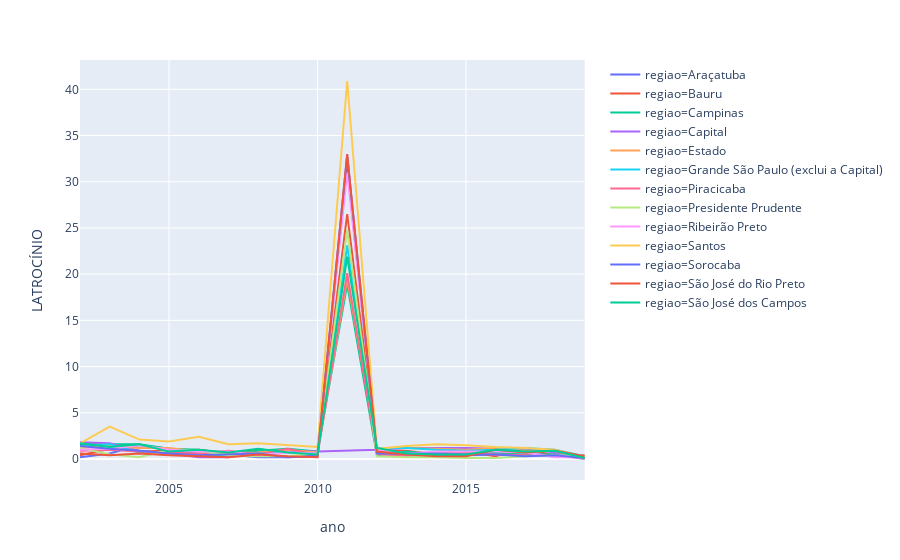

Notebook cell for this chart:
### Code cell
var = "LATROCÍNIO"

fig = px.line(df_plot, x="ano", y=var, color=var_dissolve, )
fig.show()

### Figure 1 — Plotly figure (JSON) as saved in the notebook; plotly's stock layout.template omitted (floating-point values rounded to 4 significant figures)
{"data": [{"hoverlabel": {"namelength": 0}, "hovertemplate": "regiao=Araçatuba<br>ano=%{x}<br>LATROCÍNIO=%{y}", "legendgroup": "regiao=Araçatuba", "line": {"color": "#636efa", "dash": "solid"}, "mode": "lines", "name": "regiao=Araçatuba", "showlegend": true, "type": "scatter", "visible": true, "x": [2002, 2003, 2004, 2005, 2006, 2007, 2008, 2009, 2010, 2011, 2012, 2013, 2014, 2015, 2016, 2017, 2018, 2019], "xaxis": "x", "y": [0.2, 0.6, 1.5, 1.1, 0.6, 0.5, 0.2, 0.2, 0.4, 31.8, 0.7, 0.4, 0.4, 0.4, 0.5, 0.5, 0.5, 0], "yaxis": "y"}, {"hoverlabel": {"namelength": 0}, "hovertemplate": "regiao=Bauru<br>ano=%{x}<br>LATROCÍNIO=%{y}", "legendgroup": "regiao=Bauru", "line": {"color": "#EF553B", "dash": "solid"}, "mode": "lines", "name": "regiao=Bauru", "showlegend": true, "type": "scatter", "visible": true, "x": [2002, 2003, 2004, 2005, 2006, 2007, 2008, 2009, 2010, 2011, 2012, 2013, 2014, 2015, 2016, 2017, 2018, 2019], "xaxis": "x", "y": [0.4, 1.1, 0.8, 0.9, 1.0, 0.6, 1, 0.9, 0.8, 26.5, 0.9, 0.9, 0.5, 0.8, 0.3, 1.2, 0.3, 0.4], "yaxis": "y"}, {"hoverlabel": {"namelength": 0}, "hovertemplate": "regiao=Campinas<br>ano=%{x}<br>LATROCÍNIO=%{y}", "legendgroup": "regiao=Campinas", "line": {"color": "#00cc96", "dash": "solid"}, "mode": "lines", "name": "regiao=Campinas", "showlegend": true, "type": "scatter", "visible": true, "x": [2002, 2003, 2004, 2005, 2006, 2007, 2008, 2009, 2010, 2011, 2012, 2013, 2014, 2015, 2016, 2017, 2018, 2019], "xaxis": "x", "y": [1.6, 1.6, 1.6, 1.1, 1, 0.5, 0.9, 1.1, 0.8, 18.9, 0.4, 0.8, 0.5, 0.8, 0.7, 0.5, 0.5, 0.1], "yaxis": "y"}, {"hoverlabel": {"namelength": 0}, "hovertemplate": "regiao=Capital<br>ano=%{x}<br>LATROCÍNIO=%{y}", "legendgroup": "regiao=Capital", "line": {"color": "#ab63fa", "dash": "solid"}, "mode": "lines", "name": "regiao=Capital", "showlegend": true, "type": "scatter", "visible": true, "x": [2002, 2003, 2004, 2005, 2006, 2007, 2008, 2009, 2010, 2011, 2012, 2013, 2014, 2015, 2016, 2017, 2018, 2019], "xaxis": "x", "y": [1.8, 1.7, 0.9, 0.6, 0.2, 0.2, 0.7, 0.9, 0.8, 0.9, 1.0, 1.2, 1.2, 1.2, 1.1, 1.1, 0.7, 0.2], "yaxis": "y"}, {"hoverlabel": {"namelength": 0}, "hovertemplate": "regiao=Estado<br>ano=%{x}<br>LATROCÍNIO=%{y}", "legendgroup": "regiao=Estado", "line": {"color": "#FFA15A", "dash": "solid"}, "mode": "lines", "name": "regiao=Estado", "showlegend": true, "type": "scatter", "visible": true, "x": [2002, 2003, 2004, 2005, 2006, 2007, 2008, 2009, 2010, 2011, 2012, 2013, 2014, 2015, 2016, 2017, 2018, 2019], "xaxis": "x", "y": [1.2, 1.4, 1.2, 1.2, 0.8, 0.6, 0.7, 1.0, 0.7, 19.5, 1.2, 1.2, 1.1, 1.0, 1.2, 0.9, 0.9, 0], "yaxis": "y"}, {"hoverlabel": {"namelength": 0}, "hovertemplate": "regiao=Grande São Paulo (exclui a Capital)<br>ano=%{x}<br>LATROCÍNIO=%{y}", "legendgroup": "regiao=Grande São Paulo (exclui a Capital)", "line": {"color": "#19d3f3", "dash": "solid"}, "mode": "lines", "name": "regiao=Grande São Paulo (exclui a Capital)", "showlegend": true, "type": "scatter", "visible": true, "x": [2002, 2003, 2004, 2005, 2006, 2007, 2008, 2009, 2010, 2011, 2012, 2013, 2014, 2015, 2016, 2017, 2018, 2019], "xaxis": "x", "y": [1.4, 1.6, 0.7, 0.7, 0.4, 0.4, 0.6, 0.7, 0.6, 23.1, 1.2, 1.2, 1.0, 0.9, 1.0, 1.2, 1.0, 0.3], "yaxis": "y"}, {"hoverlabel": {"namelength": 0}, "hovertemplate": "regiao=Piracicaba<br>ano=%{x}<br>LATROCÍNIO=%{y}", "legendgroup": "regiao=Piracicaba", "line": {"color": "#FF6692", "dash": "solid"}, "mode": "lines", "name": "regiao=Piracicaba", "showlegend": true, "type": "scatter", "visible": true, "x": [2002, 2003, 2004, 2005, 2006, 2007, 2008, 2009, 2010, 2011, 2012, 2013, 2014, 2015, 2016, 2017, 2018, 2019], "xaxis": "x", "y": [0.9, 1.0, 0.8, 0.7, 0.6, 0.9, 0.5, 1.1, 0.4, 20.1, 0.5, 0.3, 0.6, 0.7, 0.5, 0.4, 0.3, 0.1], "yaxis": "y"}, {"hoverlabel": {"namelength": 0}, "hovertemplate": "regiao=Presidente Prudente<br>ano=%{x}<br>LATROCÍNIO=%{y}", "legendgroup": "regiao=Presidente Prudente", "line": {"color": "#B6E880", "dash": "solid"}, "mode": "lines", "name": "regiao=Presidente Prudente", "showlegend": true, "type": "scatter", "visible": true, "x": [2002, 2003, 2004, 2005, 2006, 2007, 2008, 2009, 2010, 2011, 2012, 2013, 2014, 2015, 2016, 2017, 2018, 2019], "xaxis": "x", "y": [1.2, 0.5, 0.2, 1.0, 0.9, 0.4, 0.3, 0.3, 0.6, 24.8, 0.3, 0.2, 0.2, 0.1, 0.1, 0.3, 0.4, 0.3], "yaxis": "y"}, {"hoverlabel": {"namelength": 0}, "hovertemplate": "regiao=Ribeirão Preto<br>ano=%{x}<br>LATROCÍNIO=%{y}", "legendgroup": "regiao=Ribeirão Preto", "line": {"color": "#FF97FF", "dash": "solid"}, "mode": "lines", "name": "regiao=Ribeirão Preto", "showlegend": true, "type": "scatter", "visible": true, "x": [2002, 2003, 2004, 2005, 2006, 2007, 2008, 2009, 2010, 2011, 2012, 2013, 2014, 2015, 2016, 2017, 2018, 2019], "xaxis": "x", "y": [1.0, 1.1, 1.5, 1.0, 0.8, 0.8, 0.4, 0.7, 0.6, 31.0, 1.0, 0.6, 0.8, 0.8, 0.8, 0.7, 0.2, 0.2], "yaxis": "y"}, {"hoverlabel": {"namelength": 0}, "hovertemplate": "regiao=Santos<br>ano=%{x}<br>LATROCÍNIO=%{y}", "legendgroup": "regiao=Santos", "line": {"color": "#FECB52", "dash": "solid"}, "mode": "lines", "name": "regiao=Santos", "showlegend": true, "type": "scatter", "visible": true, "x": [2002, 2003, 2004, 2005, 2006, 2007, 2008, 2009, 2010, 2011, 2012, 2013, 2014, 2015, 2016, 2017, 2018, 2019], "xaxis": "x", "y": [1.7, 3.5, 2.1, 1.9, 2.4, 1.6, 1.7, 1.5, 1.3, 40.9, 1.1, 1.4, 1.6, 1.5, 1.3, 1.2, 1, 0.2], "yaxis": "y"}, {"hoverlabel": {"namelength": 0}, "hovertemplate": "regiao=Sorocaba<br>ano=%{x}<br>LATROCÍNIO=%{y}", "legendgroup": "regiao=Sorocaba", "line": {"color": "#636efa", "dash": "solid"}, "mode": "lines", "name": "regiao=Sorocaba", "showlegend": true, "type": "scatter", "visible": true, "x": [2002, 2003, 2004, 2005, 2006, 2007, 2008, 2009, 2010, 2011, 2012, 2013, 2014, 2015, 2016, 2017, 2018, 2019], "xaxis": "x", "y": [1.4, 1.1, 0.9, 0.6, 0.4, 0.5, 0.6, 0.2, 0.3, 32.9, 0.6, 0.6, 0.6, 0.5, 0.5, 0.3, 0.4, 0.1], "yaxis": "y"}, {"hoverlabel": {"namelength": 0}, "hovertemplate": "regiao=São José do Rio Preto<br>ano=%{x}<br>LATROCÍNIO=%{y}", "legendgroup": "regiao=São José do Rio Preto", "line": {"color": "#EF553B", "dash": "solid"}, "mode": "lines", "name": "regiao=São José do Rio Preto", "showlegend": true, "type": "scatter", "visible": true, "x": [2002, 2003, 2004, 2005, 2006, 2007, 2008, 2009, 2010, 2011, 2012, 2013, 2014, 2015, 2016, 2017, 2018, 2019], "xaxis": "x", "y": [0.6, 0.4, 0.6, 0.4, 0.3, 0.2, 0.5, 0.3, 0.2, 33.0, 0.8, 0.5, 0.3, 0.3, 1, 0.7, 0.9, 0.3], "yaxis": "y"}, {"hoverlabel": {"namelength": 0}, "hovertemplate": "regiao=São José dos Campos<br>ano=%{x}<br>LATROCÍNIO=%{y}", "legendgroup": "regiao=São José dos Campos", "line": {"color": "#00cc96", "dash": "solid"}, "mode": "lines", "name": "regiao=São José dos Campos", "showlegend": true, "type": "scatter", "visible": true, "x": [2002, 2003, 2004, 2005, 2006, 2007, 2008, 2009, 2010, 2011, 2012, 2013, 2014, 2015, 2016, 2017, 2018, 2019], "xaxis": "x", "y": [1.7, 1.3, 1.6, 0.8, 1.0, 0.7, 1.1, 0.7, 0.5, 21.9, 1.2, 0.6, 0.5, 0.5, 1.0, 0.8, 0.9, 0.1], "yaxis": "y"}], "layout": {"autosize": true, "legend": {"tracegroupgap": 0}, "margin": {"t": 60}, "xaxis": {"anchor": "y", "autorange": true, "domain": [0, 0.98], "range": [2002, 2019], "title": {"text": "ano"}, "type": "linear"}, "yaxis": {"anchor": "x", "autorange": true, "domain": [0, 1], "range": [-2.272, 43.17], "title": {"text": "LATROCÍNIO"}, "type": "linear"}}}
